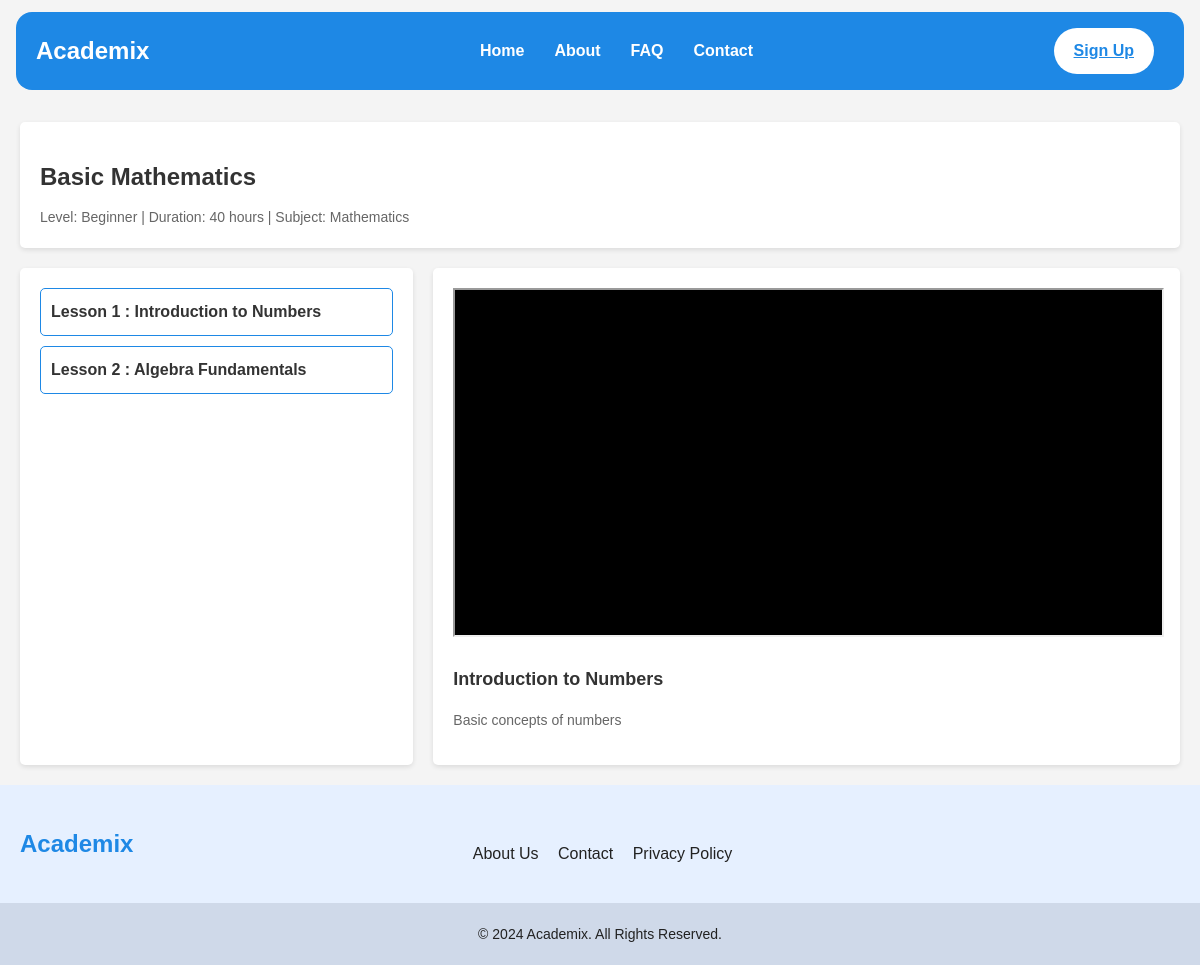
Screenshot of /courses/watch.php?course_id=1 with the database file from the repository.
### tables this page shows
CREATE TABLE course (
    course_id INT PRIMARY KEY AUTO_INCREMENT,
    course_name VARCHAR(255),
    level VARCHAR(50),
    thumbnail_url VARCHAR(255),
    description TEXT,
    published_date DATE,
    price DECIMAL(10, 2),
    duration INT,
    subject_id INT,
    remarks TEXT,
    status VARCHAR(50),
    reviewed_time DATETIME,
    reviewer_id INT,
    publish_time DATETIME,
    publisher_id INT,
    FOREIGN KEY (subject_id) REFERENCES subject(subject_id),
    FOREIGN KEY (reviewer_id) REFERENCES course_reviewer(reviewer_id),
    FOREIGN KEY (publisher_id) REFERENCES course_publisher(publisher_id)
);

CREATE TABLE subject (
    subject_id INT PRIMARY KEY AUTO_INCREMENT,
    name VARCHAR(255)
);

CREATE TABLE lesson (
    lesson_id INT PRIMARY KEY AUTO_INCREMENT,
    course_id INT,
    video_url VARCHAR(255),
    title VARCHAR(255),
    description TEXT,
    FOREIGN KEY (course_id) REFERENCES course(course_id)
);

### courses/watch.php (the view, shortened to what this page needs)
<?php
    include "../utils/db.php";
    $courseId = $_GET['course_id'] ?? null;
    $lessonId = $_GET['lesson_id'] ?? null;
    $sql = "SELECT course.*, subject.name as subject_name
                FROM course
                JOIN subject ON course.subject_id = subject.subject_id
                WHERE course.course_id = $courseId;
                ";
    $courseResult = $conn->query($sql);
    $course = $courseResult->fetch_assoc();
    $sql = "SELECT * FROM lesson WHERE course_id = $courseId";
    $lessonResults = $conn->query($sql);
?>
<!DOCTYPE html>
<html lang="en">
<head>
    <link rel="stylesheet" href="../styles/global.css" />
    <link rel="stylesheet" href="../styles/components.css" />
    <link rel="stylesheet" href="../styles/course/watch.css" />
</head>
<body>
<?php include "../components/header.php"; ?>
    <div class="container">
        <div class="course-header">
            <h1 class="course-title" id="courseTitle"><?php echo ($course['course_name']); ?></h1>
            <div class="course-info" id="courseInfo">
                Level: <span id="courseLevel"><?php echo ($course['level']); ?></span> |
                Duration: <span id="courseDuration"><?php echo ($course['duration']); ?></span> hours |
                Subject: <span id="courseSubject"><?php echo ($course['subject_name']); ?></span>
            </div>
        </div>
        <div class="course-content">
            <div class="lesson-list" id="lessonList">
            <?php
                $index = 0;
                while ($row = $lessonResults->fetch_assoc()) {
                    $index++;
                    if ($row['lesson_id'] == $lessonId) {
                        $selectedLesson = $row;
                    } else if ($index == 1) {
                        $selectedLesson = $row;
                    }
                    echo "<a href='/courses/watch.php?course_id=" . $courseId . "&lesson_id=" . $row['lesson_id'] . "' class='lesson-item'>Lesson " . $index . " : " . $row['title'] . " </a>";
                }
            ?>
            </div>
            <div class="video-container">
                    <iframe class="video-player" id="videoPlayer" width="420" height="345" src="<?php echo $selectedLesson['video_url']; ?>">
                    </iframe>
                <h2 class="lesson-title" id="lessonTitle"><?php echo $selectedLesson['title']; ?></h2>
                <p class="lesson-description" id="lessonDescription"><?php echo $selectedLesson['description']; ?></p>
            </div>
        </div>
    </div>
    <?php include "../components/footer.php"; ?>
</body>
</html>

### styles/global.css (style rules this page uses)
:root { --app-bg: #ffffff; --app-white: white; --app-primary: #1e88e5; --app-secondary: #2196f3; --app-active: #cfd9e9; --app-text: #222; --app-mute: #cfd9e9; --app-special: #e6f0ff; --app-error: #ff5353; --font-size-large: 24px; --font-size-small: 14px; --transition: all 300ms ease; }
body { margin: 0; font-family: 'Nunito Sans', system-ui, -apple-system, BlinkMacSystemFont, 'Segoe UI', Roboto, Oxygen, Ubuntu, Cantarell, 'Open Sans', 'Helvetica Neue', sans-serif; background-color: var(--app-bg); }

### styles/course/watch.css (style rules this page uses)
body { font-family: Arial, sans-serif; line-height: 1.6; margin: 0; padding: 0; background-color: #f4f4f4; }
.container { max-width: 1200px; margin: 0 auto; padding: 20px; }
.course-header { background-color: #fff; padding: 20px; margin-bottom: 20px; border-radius: 5px; box-shadow: 0 2px 5px rgba(0, 0, 0, 0.1); }
.course-title { font-size: 24px; color: #333; margin-bottom: 10px; }
.course-info { font-size: 14px; color: #666; }
.course-content { display: flex; gap: 20px; }
.lesson-list { flex: 1; background-color: #fff; padding: 20px; border-radius: 5px; box-shadow: 0 2px 5px rgba(0, 0, 0, 0.1); max-height: 100vh; overflow: scroll; }
.lesson-item { display: block; padding: 10px; border-bottom: 1px solid #eee; cursor: pointer; text-decoration: none; border: 1px solid var(--app-primary); color: #333; font-weight: 600; margin-bottom: 10px; border-radius: 5px; }
.video-container { flex: 2; background-color: #fff; padding: 20px; border-radius: 5px; box-shadow: 0 2px 5px rgba(0, 0, 0, 0.1); }
.video-player { width: 100%; aspect-ratio: 16 / 9; background-color: #000; }
.lesson-title { font-size: 18px; color: #333; margin-top: 20px; }
.lesson-description { font-size: 14px; color: #666; margin-top: 10px; }

### rows the page displays
course: course_name "Basic Mathematics", level "Beginner", duration "40", subject.name "Mathematics"
lesson: title "Introduction to Numbers", description "Basic concepts of numbers"
lesson: title "Algebra Fundamentals"
